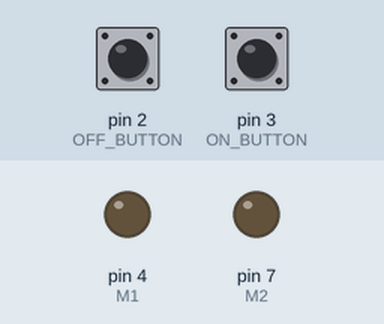
Recording of a sketch running on a simulated Arduino Uno, built with avr-gcc and run on an emulated ATmega328P. On the bench: output pins drawn as LEDs (lit = HIGH). Inputs (shaded band) come from the test bench; at power-on: pin 3 (ON_BUTTON) HIGH, pin 2 (OFF_BUTTON) HIGH. Pins used as bus, display or sensor lines are not drawn.

Above: at 1.2 s.
1.3 s: pin 3 (ON_BUTTON) pulled LOW for 0.15 s
At 2.0 s:
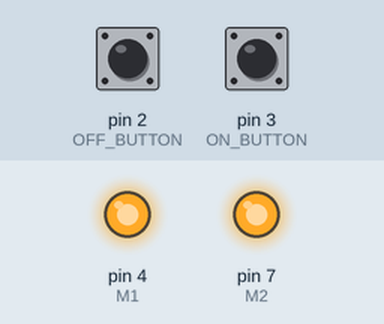
Timing chart, 0 to 4.3 s (numbered marks = the images above; inputs shaded):
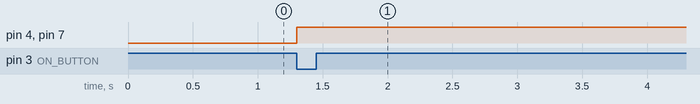

The sketch:

DFRduino_sample.ino
```cpp
int S1 = 5;
int S2 = 6;
int M1 = 4;
int M2 = 7;

int OFF_BUTTON = 2;
int ON_BUTTON = 3;

void halt(){
  digitalWrite(S1, LOW);
  digitalWrite(S2, LOW);
}

void foward(int a, int b){
  analogWrite(S1, a);
  digitalWrite(M1, HIGH);
  analogWrite(S2, b);
  digitalWrite(M2, HIGH);
}

void setup(){
  pinMode(S1, OUTPUT);
  pinMode(S2, OUTPUT);
  pinMode(M1, OUTPUT);
  pinMode(M2, OUTPUT);

  pinMode(OFF_BUTTON, INPUT);
  pinMode(ON_BUTTON, INPUT);
}

void loop(){
  if (digitalRead(ON_BUTTON) == 0){
    foward(200, 100);
  }

  if (digitalRead(OFF_BUTTON) == 0){
     halt();
  }
}
```

Measured:
- after the input at 1.3 s, pin 4 (M1), pin 7 (M2): LOW → HIGH at once
